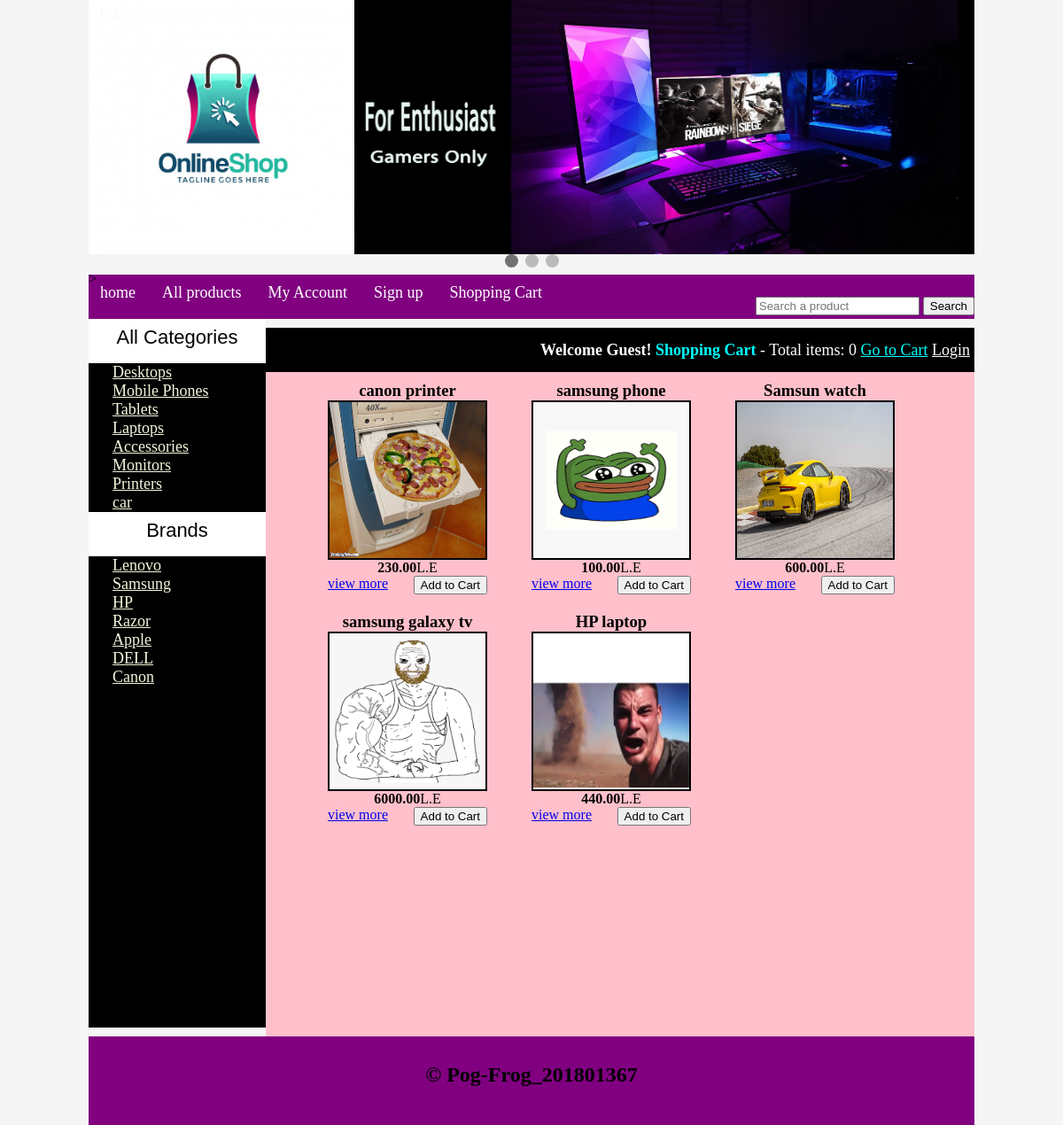
The page / on the database its author committed.
### tables this page shows
CREATE TABLE `categories` (
  `category_id` int(100) NOT NULL,
  `category_title` text NOT NULL
);

CREATE TABLE `brand` (
  `brand_id` int(100) NOT NULL,
  `brand_title` text NOT NULL
);

CREATE TABLE `products` (
  `product_id` int(100) NOT NULL,
  `product_category` int(100) NOT NULL,
  `product_brand` int(100) NOT NULL,
  `product_title` varchar(255) NOT NULL,
  `product_price` decimal(6,2) NOT NULL,
  `product_describtion` text NOT NULL,
  `product_image` text NOT NULL,
  `product_keywords` text NOT NULL,
  `product_quantity` int(10) NOT NULL
);

### functions/functions.php (the view, shortened to what this page needs)
<?php
    $con = mysqli_connect("localhost","root","","onlinestore");
    function getCategories(){
        global $con;
        $get_cats = "select * from categories";
        $run_cats = mysqli_query($con, $get_cats);
        while($row_cats = mysqli_fetch_array($run_cats)){
            $cat_id = $row_cats['category_id'];
            $cat_title = $row_cats['category_title'];
            echo "<li><a href='index.php?cat=$cat_id'>$cat_title</a><li>";
        }
    }
    function getBrands(){
        global $con;
        $get_brands = "select * from brand";
        $run_brands = mysqli_query($con, $get_brands);
        while($row_brands = mysqli_fetch_array($run_brands)){
            $brand_id = $row_brands['brand_id'];
            $brand_title = $row_brands['brand_title'];
            echo "<li><a href='index.php?brand=$brand_id'>$brand_title</a><li>";
        }
    }
    function getProducts(){
        if(!isset($_GET['cat']) and !isset($_GET['brand'])){
            global $con;
            $get_pro = "select * from products order by RAND() LIMIT 0,6";
            $run_pro = mysqli_query($con, $get_pro);
            while($row_pro = mysqli_fetch_array($run_pro)){
                $pro_id = $row_pro['product_id'];
                $pro_title = $row_pro['product_title'];
                $pro_price = $row_pro['product_price'];
                $pro_image = $row_pro['product_image'];
                echo "
                    <div id='single_product'>
                        <h3>$pro_title</h3>
                        <a href='details.php?pro_id=$pro_id'>
                            <img src='admin/product_images/$pro_image' width='180' height='180'/>
                        </a>
                        <p><b>$pro_price</b>L.E</p>
                        <a href='details.php?pro_id=$pro_id' style='float:left;'>view more</a>
                        <a href='index.php?add_cart=$pro_id'><button style='float:right;'>Add to Cart</button></a>
                    </div>
                ";
            }
        }
    }
    function getIp() {
        $ip = $_SERVER['REMOTE_ADDR'];
        return $ip;
    }
    function display_total_items_no(){
        global $con;
        $ip = getIp();
        $count_items = 0;
        if(isset($_GEt['add_cart'])){
            $get_items = "select * from cart where ip_address='$ip'";
            $run_items = mysqli_query($con, $get_items);
            $count_items = mysqli_num_rows($run_items);
        }
        else{
            $get_items = "select * from cart where ip_address='$ip'";
            $run_items = mysqli_query($con, $get_items);
            $count_items = mysqli_num_rows($run_items);
        }
        echo $count_items;
    }
?>

### index.php (shortened to what this page needs)
<!DOCTYPE>
<?php
    include("functions/functions.php");
?>
<html>
    <head>
        <link rel="stylesheet" href="styles/style.css" media="all"/>
    </head>
<body>
    <div class="main_wrapper">
        <div class ="header_wrapper">
            <a href="index.php">
                <img id="logo" src="images/logo.png", width=300/>
            </a>
            <div class="slideshow-container">
                <div class="mySlides fade">
                <div class="numbertext">1 / 3</div>
                <img src="images/banner1.jpg" style="width:700px; height: 287.41px">
                </div>
                <div style="text-align:center">
                <span class="dot"></span>
                <span class="dot"></span>
                <span class="dot"></span>
                </div>
                >
            </div>
        </div>
        <div class="menubar" style="margin-top: 10px;">
                <ul id="menu">
                    <li><a href="index.php">home</a></li>
                    <li><a href="all_products.php">All products</a></li>
                    <?php
                        if(isset($_SESSION['customer_email'])){
                            echo"<li><a href='customer/my_account.php'>My Account</a></li>";
                        }
                        else{
                            echo"<li><a href='checkout.php'>My Account</a></li>";
                        }
                    ?>
                    <li><a href="customer_register.php">Sign up</a></li>
                    <li><a href="cart.php">Shopping Cart</a></li>
                </ul>
                <div id="form" style="padding-top: 10px;">
                    <form method="get" action="results.php" enctype="multiplart/form-data">
                        <input type="text" name="user_query" placeholder="Search a product"/>
                        <input type="submit" name="search" value="Search"/>
                    </form>
                </div>
        </div>
        <div class="content_wrapper">
            <div id="sidebar">
                <div id="sidebar_title">All Categories</div>
                <ul id="categories">
                <?php
                    getCategories();
                ?>
                </ul>
                <div id="sidebar_title">Brands</div>
                <ul id="categories">
                <?php
                    getBrands();
                ?>
                </ul>
            </div>
            <div id="content_area">
                <div id="shopping_cart">
                    <span style="float: right; font-size: 18px; padding: 5px; line-height: 40px;">
                        <?php
                            if(isset($_SESSION['customer_email'])){
                                echo "<b>Welcome:</b>  " . $_SESSION['customer_name']."   ";
                            }
                            else{
                                echo "<b>Welcome Guest!  </b>";
                            }
                        ?>
                        <b style="color: cyan">Shopping Cart</b> - Total items: <?php display_total_items_no(); ?>
                        <a href="cart.php" style="color: cyan">Go to Cart</a>
                        <?php
                            if(!isset($_SESSION['customer_email'])){
                                echo "<a href='checkout.php' style='color: white;'>Login</a>";
                            }
                            else{
                                echo "<a href='logout.php' style='color: white;'>Logout</a>";
                            }
                        ?>
                    </span>
                </div>
                <div id="products_box">
                    <?php
                        getproducts();
                    ?>
                </div>
            </div>
        </div>
        <div class="footer">
           <h2 style="text-align: center; padding-top: 30px;">&copy; Pog-Frog_201801367</h2>
        </div>
    </div>
</body>
</html>

### styles/style.css (style rules this page uses)
html, body, div, span, applet, object, iframe, h1, h2, h3, h4, h5, h6, p, blockquote, pre, a, abbr, acronym, address, big, cite, code, del, dfn, em, img, ins, kbd, q, s, samp, small, strike, strong, sub, sup, tt, var, b, u, i, center, dl, dt, dd, ol, ul, li, fieldset, form, label, legend, table, caption, tbody, tfoot, thead, tr, th, td, article, aside, canvas, details, embed, figure, figcaption, footer, header, hgroup, menu, nav, output, ruby, section, summary, time, mark, audio, video { margin: 0; padding: 0; border: 0; vertical-align: baseline; }
body { background: whitesmoke; }
.main_wrapper { width : 1000px; height : auto; margin : auto; }
.header_wrapper { width: 1000px; height: 300px; margin: auto; }
#logo { float: left; }
* { box-sizing:border-box }
.slideshow-container { max-width: 1000px; position: relative; margin: auto; }
.mySlides { display: none; }
.numbertext { color: #f2f2f2; font-size: 12px; padding: 8px 12px; position: absolute; top: 0; }
.dot { cursor: pointer; height: 15px; width: 15px; margin: 0 2px; background-color: #bbb; border-radius: 50%; display: inline-block; transition: background-color 0.6s ease; }
.active, .dot:hover { background-color: #717171; }
.fade { -webkit-animation-name: fade; -webkit-animation-duration: 1.5s; animation-name: fade; animation-duration: 1.5s; }
.content_wrapper { width: 1000px; margin: auto; background: darkslategray; }
#content_area { width: 800px; float: right; background: pink; min-height: 800px; }
#sidebar { width: 200px; height: 800px; background: black; float: left; }
.footer { width: 1000px; height: 100px; background:purple; clear: both; }
.menubar { width: 1000px; height: 50px; min-height: 50px; background:purple; color: black; }
#menu { padding: 0; margin: 0; line-height: 40px; float: left; }
#menu li { list-style: none; display: inline; }
#menu a { text-decoration: none; color: white; padding: 8px; margin: 5px; font-size: 18px; font-family: COMIC SANS MS; }
#form { float: right; line-height: 50px; padding-top: 10px; }
#sidebar_title { background: white; color: black; font-size: 22px; font-family: Arial; height: 50px; text-align: center; padding: 8px; }
#categories li { list-style: none; }
#categories a { color: beige; padding: 12px; margin: 15px; text-align: center; font-size: 18px; font-family: comic Sans MS; }
#products_box { width: 780px; text-align: center; margin-left: 30px; margin-bottom: 10px; }
#single_product { float: left; margin-left: 30px; padding: 10px; }
#single_product img { border: 2px solid black; }
#shopping_cart { width: 800px; height: 50px; background: black; color: white; }

### rows shown on the page
categories: category_title "Desktops"
categories: category_title "Mobile Phones"
categories: category_title "Tablets"
categories: category_title "Laptops"
categories: category_title "Accessories"
categories: category_title "Monitors"
categories: category_title "Printers"
categories: category_title "car"
brand: brand_title "Lenovo"
brand: brand_title "Samsung"
brand: brand_title "HP"
brand: brand_title "Razor"
brand: brand_title "Apple"
brand: brand_title "DELL"
brand: brand_title "Canon"
products: product_title "canon printer", product_image (picture), product_price "230.00"
products: product_title "samsung phone", product_image (picture), product_price "100.00"
products: product_title "Samsun watch", product_image (picture), product_price "600.00"
products: product_title "samsung galaxy tv", product_image (picture), product_price "6000.00"
products: product_title "HP laptop", product_image (picture), product_price "440.00"

### other values the page prints
$count_items "0"
